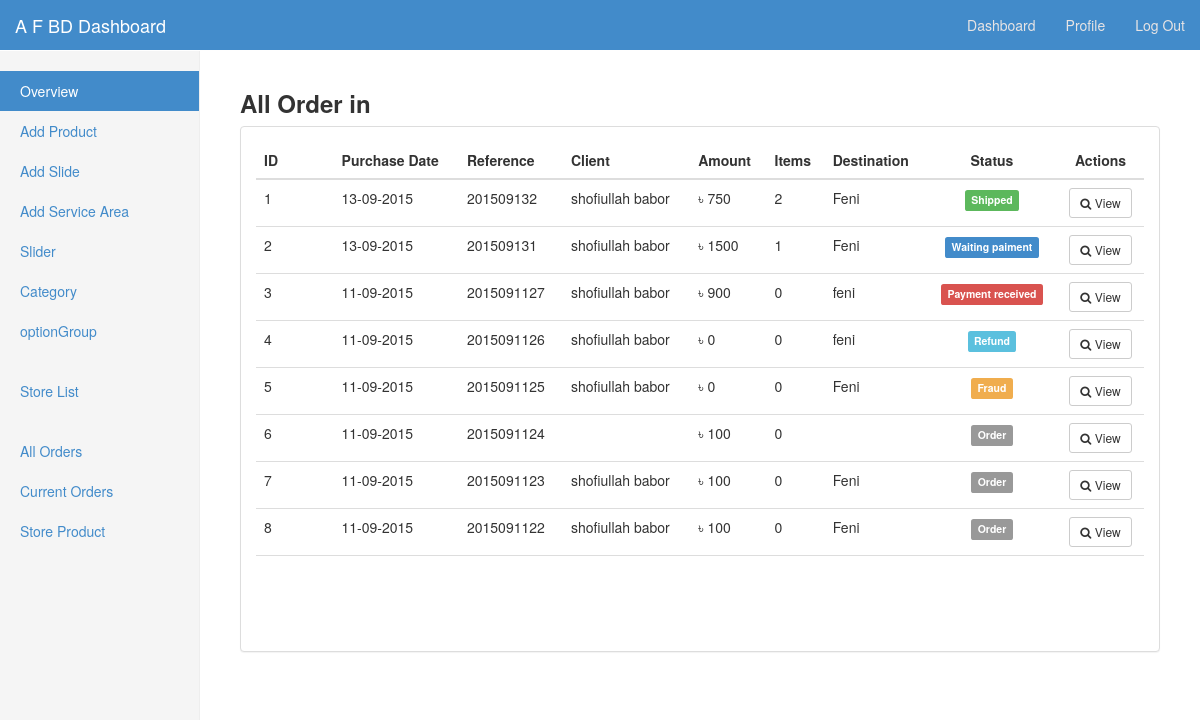
Screenshot of /orderList.php (signed in) with the database file from the repository.
### tables this page shows
CREATE TABLE IF NOT EXISTS `orders` (
`OrderID` bigint(20) NOT NULL,
  `OrderUniqueId` bigint(20) NOT NULL,
  `OrderUserID` int(11) NOT NULL,
  `OrderGuestName` varchar(250) NOT NULL,
  `OrderAmount` float NOT NULL,
  `OrderQuntity` int(11) NOT NULL,
  `OrderShipName` varchar(100) NOT NULL,
  `OrderShipAddress` varchar(500) NOT NULL,
  `OrderCity` varchar(50) NOT NULL,
  `OrderZip` varchar(20) NOT NULL,
  `OrderCountry` varchar(50) NOT NULL,
  `OrderPhone` varchar(20) NOT NULL,
  `OrderMobile` varchar(20) NOT NULL,
  `OrderShippingCost` float NOT NULL,
  `OrderTax` float NOT NULL,
  `OrderEmail` varchar(100) NOT NULL,
  `OrderDate` timestamp NOT NULL DEFAULT CURRENT_TIMESTAMP,
  `OrderShipped` tinyint(1) NOT NULL DEFAULT '0',
  `OrderStatus` int(11) NOT NULL DEFAULT '0'
);

### db.php (called while the page is built, shortened)
<?php
	function check_admin(){
		if(isset($_SESSION['ACCESS'])){
			if($_SESSION['ACCESS']==1){
				return true;
			}else{
				return false;
			}
		}else{
			return false;
		}
	}
	function count_all_form_table($table_name){
		$sql="SELECT COUNT(*) as num FROM {$table_name}";
		$total_pages = mysql_fetch_array(mysql_query($sql));
		$total_pages = $total_pages[0];
		return $total_pages;
	}
?>

### pagination.php (called while the page is built, shortened)
<?php
class Pagination {
  public $current_page;
  public $per_page;
  public function __construct($page=1, $per_page=20, $total_count=0){
  	$this->current_page = (int)$page;
    $this->per_page = (int)$per_page;
  }
  public function offset() {
    return ($this->current_page - 1) * $this->per_page;
  }
}
?>

### orderList.php (the view, shortened to what this page needs)
<?php
    require_once('db.php');
    require_once('pagination.php');
?>
<?php
    $table_name = "orders";
    $page = !empty($_GET['page']) ? (int)$_GET['page'] : 1;
    $per_page = 10;
    if(check_admin() || check_menager()){
        $total_count = count_all_form_table($table_name);
    }else if(check_store_woner()){
        $store_id = getstoreid();
        $sql_for_order = "SELECT count(*) FROM {$table_name} ";
        $sql_for_order .= "where `o_store`='{$store_id}' ";
        $total_count = mysql_fetch_array(mysql_query($sql_for_order))[0];
    }
    $pagination = new Pagination($page, $per_page, $total_count);
    if(check_admin() || check_menager()){
        $sql_for_order = "SELECT * FROM {$table_name} ";
        $sql_for_order .= "ORDER BY OrderDate DESC ";
        $sql_for_order .= "LIMIT {$per_page} ";
        $sql_for_order .= "OFFSET {$pagination->offset()}";
    }else if(check_store_woner()){
        $store_id = getstoreid();
        $sql_for_order = "SELECT * FROM {$table_name} ";
        $sql_for_order .= "where `o_store`='{$store_id}' ";
        $sql_for_order .= "ORDER BY OrderDate DESC ";
        $sql_for_order .= "LIMIT {$per_page} ";
        $sql_for_order .= "OFFSET {$pagination->offset()}";
    }
    $rs_for_order = mysql_query($sql_for_order);
?>
<!DOCTYPE html>
<html lang="en">
  <head>
    <link rel="stylesheet" type="text/css" href="css/bootstrap.css">
    <link rel="stylesheet" type="text/css" href="css/bootstrap-select.css">
	<link href='css/font-awesome.min.css' rel='stylesheet' type='text/css'/>
    <link rel="stylesheet" type="text/css" href="css/camera.css">
    <link rel="stylesheet" type="text/css" href="dashboard.css">
  </head>
  <body>
    <?php require_once('include/dashbord_top_menu_bar.php'); ?>
    <div class="container-fluid">
      <div class="row">
        <div class="col-sm-3 col-md-2 sidebar">
          <?php require_once('include/dashbord_sideBar.php'); ?>
        </div>
        <div class="col-sm-9 col-sm-offset-3 col-md-10 col-md-offset-2 main">
		<div id="main-content">
            <div class="page-title">
                <h3><strong>All Order in <span style="color:green;"><?php echo getstorename(); ?></span></strong></h3>
            </div>
            <div class="row">
                <div class="col-md-12">
                    <div class="panel panel-default">
                        <div class="panel-body">
                            <div class="row">
                                <div class="col-md-12 col-sm-12 col-xs-12 table-responsive">
                                    <table id="products-table" class="table table-tools table-hover">
                                        <thead>
                                            <tr>
                                                <th style="min-width:70px"><strong>ID</strong>
                                                <th><strong>Purchase Date</strong>
                                                </th>
                                                <th><strong>Reference</strong>
                                                </th>
                                                <th><strong>Client</strong>
                                                </th>
                                                <th><strong>Amount</strong>
                                                </th>
                                                <th><strong>Items</strong>
                                                </th>
                                                <th><strong>Destination</strong>
                                                </th>
                                                <th class="text-center"><strong>Status</strong>
                                                </th>
                                                <th class="text-center"><strong>Actions</strong>
                                                </th>
                                            </tr>
                                        </thead>
                                        <tbody>
                                        <?php
                                            $i = 1;
                                            while ($d = mysql_fetch_array($rs_for_order)) {
                                        ?>
                                            <tr>
                                                <td><?php echo $i; ?></td>
                                                <td> <?php echo date('d-m-Y', strtotime($d['OrderDate'])); ?> </td>
                                                <td><?php echo $d['OrderUniqueId']; ?></td>
                                                <td> <?php echo $d['OrderGuestName']; ?> </td>
                                                <td>৳ <?php echo $d['OrderAmount']; ?> </td>
                                                <td> <?php echo $d['OrderQuntity']; ?> </td>
                                                <td> <?php echo $d['OrderCity']; ?> </td>
                                                <td class="text-center">
                                                    <?php
                                                        if($d['OrderStatus'] == 0){
                                                            echo "<span class='label label-default w-300'>Order</span>";
                                                        }else if($d['OrderStatus'] == 1){
                                                            echo "<span class='label label-success w-300'>Shipped</span>";
                                                        }else if($d['OrderStatus'] == 2){
                                                            echo "<span class='label label-primary w-300'>Waiting paiment</span>";
                                                        }else if($d['OrderStatus'] == 3){
                                                            echo "<span class='label label-danger w-300'> Payment received </span>";
                                                        }else if($d['OrderStatus'] == 4){
                                                            echo "<span class='label label-info w-300'> Refund </span>";
                                                        }else if($d['OrderStatus'] == 5){
                                                            echo "<span class='label label-warning w-300'> Fraud </span>";
                                                        }
                                                    ?>
                                                </td>
                                                <td class="text-center">
                                                    <a href="orderDetail.php?oUid=<?php echo $d['OrderUniqueId']; ?>" class="view btn btn-sm btn-default"><i class="fa fa-search"></i> View</a>
                                                </td>
                                            </tr>
                                        <?php
                                                $i++;
                                            }
                                        ?>
                                            <tr class="text-center">
                                                <td colspan="9">
                                                </td>
                                            </tr>
                                        </tbody>
                                    </table>
                                </div>
                            </div>
                        </div>
                    </div>
                </div>
            </div>
        </div>
        </div>
      </div>
    </div>
  </body>
</html>

### dashboard.css (style rules this page uses)
body { padding-top: 50px; }
.sidebar { display: none; }
@media (min-width: 768px) { .sidebar { position: fixed; top: 51px; bottom: 0; left: 0; z-index: 1000; display: block; padding: 20px; overflow-x: hidden; overflow-y: auto; background-color: #f5f5f5; border-right: 1px solid #eee; } }
.main { padding: 20px; }
@media (min-width: 768px) { .main { padding-right: 40px; padding-left: 40px; } }

### rows the page displays
orders: OrderDate "13-09-2015", OrderUniqueId "201509132", OrderGuestName "shofiullah babor", OrderAmount "750", OrderQuntity "2", OrderCity "Feni", OrderStatus "Shipped"
orders: OrderDate "13-09-2015", OrderUniqueId "201509131", OrderGuestName "shofiullah babor", OrderAmount "1500", OrderQuntity "1", OrderCity "Feni", OrderStatus "Waiting paiment"
orders: OrderDate "11-09-2015", OrderUniqueId "2015091127", OrderGuestName "shofiullah babor", OrderAmount "900", OrderQuntity "0", OrderCity "feni", OrderStatus "Payment received"
orders: OrderDate "11-09-2015", OrderUniqueId "2015091126", OrderGuestName "shofiullah babor", OrderAmount "0", OrderQuntity "0", OrderCity "feni", OrderStatus "Refund"
orders: OrderDate "11-09-2015", OrderUniqueId "2015091125", OrderGuestName "shofiullah babor", OrderAmount "0", OrderQuntity "0", OrderCity "Feni", OrderStatus "Fraud"
orders: OrderDate "11-09-2015", OrderUniqueId "2015091124", OrderAmount "100", OrderQuntity "0", OrderStatus "Order"
orders: OrderDate "11-09-2015", OrderUniqueId "2015091123", OrderGuestName "shofiullah babor", OrderAmount "100", OrderQuntity "0", OrderCity "Feni", OrderStatus "Order"
orders: OrderDate "11-09-2015", OrderUniqueId "2015091122", OrderGuestName "shofiullah babor", OrderAmount "100", OrderQuntity "0", OrderCity "Feni", OrderStatus "Order"
